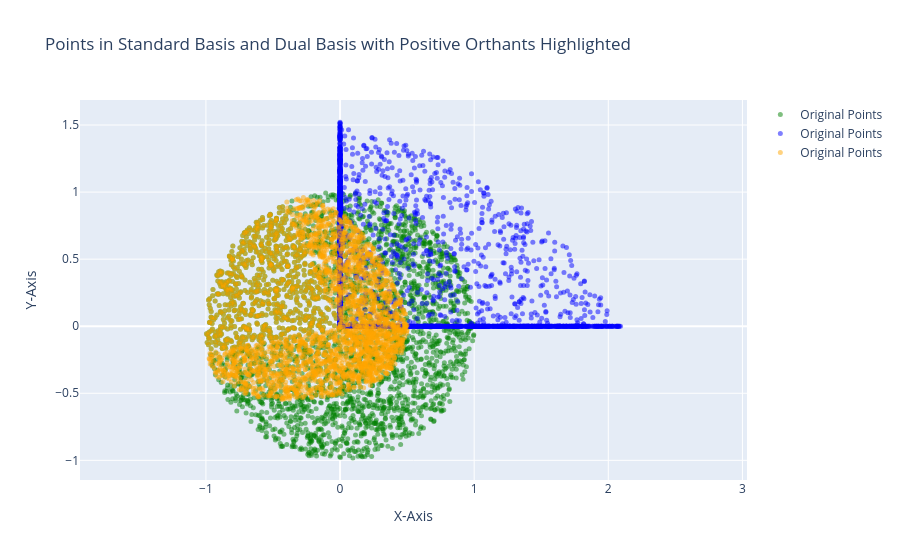

The code cell stored with this chart in its notebook:
### Code cell
fig = go.Figure()

fig.add_trace(
    go.Scatter(
        x=original_points[0],
        y=original_points[1],
        mode="markers",
        marker=dict(size=5, color="green", opacity=0.5),
        name="Original Points",
    )
)
fig.add_trace(
    go.Scatter(
        x=transformed_points[0],
        y=transformed_points[1],
        mode="markers",
        marker=dict(size=5, color="blue", opacity=0.5),
        name="Original Points",
    )
)


alpha = transformation_matrix @ (original_points - x_0)
alpha[alpha >= 0] = 0
# backtracked_points = np.linalg.inv(transformation_matrix) @ (transformed_points - offset_matrix)
# backtracked_points += np.linalg.inv(transformation_matrix) @ alpha

# backtracked_points = np.linalg.inv(transformation_matrix) @ (
#     transformed_points - offset_matrix + 0.85*alpha
# )

backtracked_points = np.linalg.inv(transformation_matrix) @ (
    transformed_points - offset_matrix + 0.5 * alpha
)

fig.add_trace(
    go.Scatter(
        x=backtracked_points[0],
        y=backtracked_points[1],
        mode="markers",
        marker=dict(size=5, color="orange", opacity=0.5),
        name="Original Points",
    )
)
# Ensure Aspect Ratio is Equal
fig.update_layout(
    title="Points in Standard Basis and Dual Basis with Positive Orthants Highlighted",
    xaxis=dict(scaleanchor="y", title="X-Axis"),
    yaxis=dict(title="Y-Axis"),
    showlegend=True,
)

fig.show()

### Figure 1 — Plotly figure (JSON) as saved in the notebook; plotly's stock layout.template omitted (floating-point values rounded to 4 significant figures; data arrays with more than 128 entries replaced by an {"elided": "..."} marker saying what was removed)
{"data": [{"marker": {"color": "green", "opacity": 0.5, "size": 5}, "mode": "markers", "name": "Original Points", "type": "scatter", "x": {"elided": "3000 float values"}, "y": {"elided": "3000 float values"}}, {"marker": {"color": "blue", "opacity": 0.5, "size": 5}, "mode": "markers", "name": "Original Points", "type": "scatter", "x": {"elided": "3000 float values"}, "y": {"elided": "3000 float values"}}, {"marker": {"color": "orange", "opacity": 0.5, "size": 5}, "mode": "markers", "name": "Original Points", "type": "scatter", "x": {"elided": "3000 float values"}, "y": {"elided": "3000 float values"}}], "layout": {"showlegend": true, "title": {"text": "Points in Standard Basis and Dual Basis with Positive Orthants Highlighted"}, "xaxis": {"scaleanchor": "y", "title": {"text": "X-Axis"}}, "yaxis": {"title": {"text": "Y-Axis"}}}}
